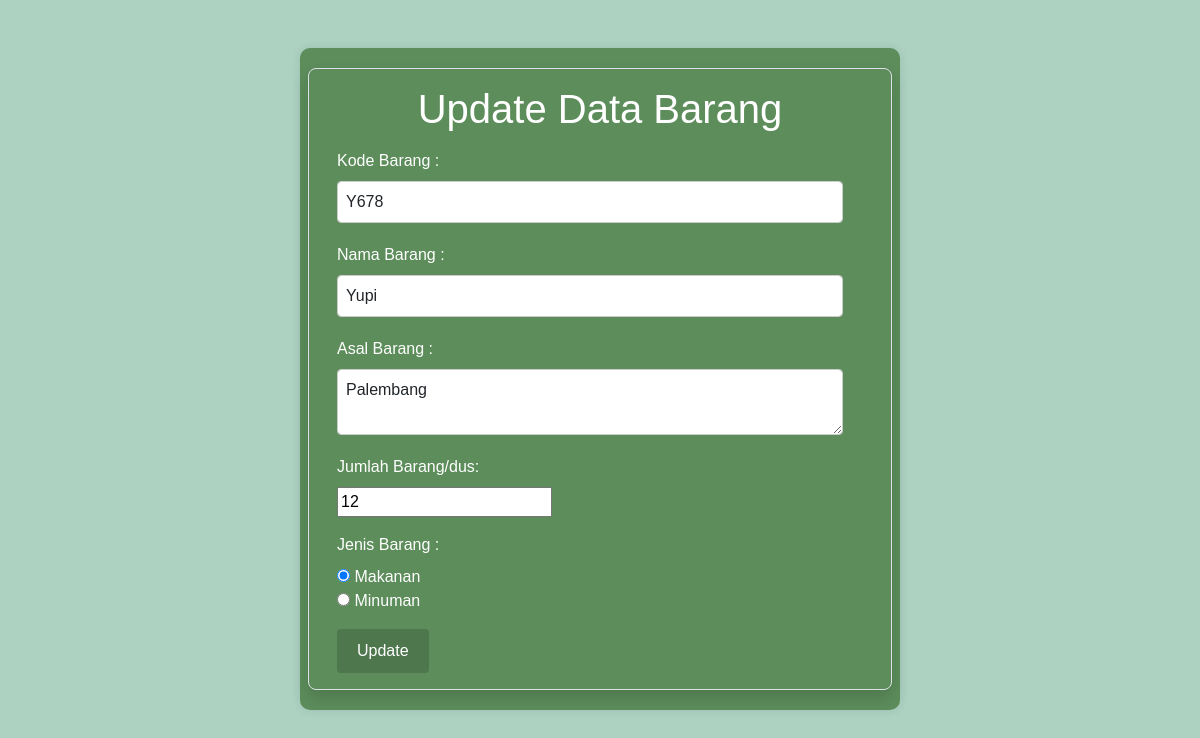
The app's page /ubah.php?id=18 with its own data.
### tables this page shows
CREATE TABLE `barang` (
  `id` int(11) NOT NULL,
  `kode` varchar(50) NOT NULL,
  `nama` varchar(100) NOT NULL,
  `asal` varchar(100) NOT NULL,
  `jumlah` int(11) NOT NULL,
  `jenis` varchar(50) NOT NULL
);

### functions.php (called while the page is built, shortened)
<?php
$conn = mysqli_connect("localhost", "root", "", "barang");
function query($query) {
    global $conn;
    $result = mysqli_query($conn, $query);
    $rows = [];
    while ($row = mysqli_fetch_assoc($result)) {
        $rows[] = $row;
    }
    return $rows;
}
?>

### ubah.php (the view, shortened to what this page needs)
<?php
require 'functions.php';
$id = $_GET["id"];
$barang = query("SELECT * FROM barang WHERE id = $id")[0];
?>
<!DOCTYPE html>
<html lang="en">
<head>
    <link href="https://cdn.jsdelivr.net/npm/bootstrap@5.3.2/dist/css/bootstrap.min.css" rel="stylesheet">
    <link rel="stylesheet" href="style/ubah.css">
</head>
<body>
    <div class="container d-flex justify-content-center align-items-center mt-5">
        <div class="row border rounded-3 p-3 shadow box-area">
            <h1 class="mb-3 text-white">Update Data Barang</h1>
            <form action="" method="post" enctype="multipart/form-data">
                <div class="mb-3">
                    <label class="form-label" for="kode"> Kode Barang : </label>
                    <input class="form-control " type="text" name="kode" id="kode" value="<?= $barang['kode']; ?>" required>
                </div>
                <div class="mb-3">
                    <label class="form-label" for="nama"> Nama Barang : </label>
                    <input class="form-control" type="text" name="nama" id="nama" value="<?= $barang['nama']; ?>" required>
                </div>
                <div class="mb-3">
                    <label class="form-label" for="asal"> Asal Barang : </label>
                    <textarea class="form-control" type="text" name="asal" id="asal" required><?= $barang['asal']; ?></textarea>
                </div>
                <div class="mb-3">
                    <label class="form-label" for="jumlah">Jumlah Barang/dus: </label> <br>
                    <input type="number" name="jumlah" id="jumlah" value="<?= $barang['jumlah']; ?>" min="1" placeholder=" " required>
                </div>
                <div class="mb-3">
                    <label class="form-label" for="jenis"> Jenis Barang : </label> <br>
                    <input type="radio" name="jenis" id="jenis1" value="Makanan" <?= $barang['jenis'] == 'Makanan' ? 'checked' : ''; ?> required>
                    <label for="jenis1">Makanan</label> <br>
                    <input type="radio" name="jenis" id="jenis2" value="Minuman" <?= $barang['jenis'] == 'Minuman' ? 'checked' : ''; ?> required>
                    <label for="jenis2">Minuman</label>
                </div>
                <button type="submit" name="submit" class="btn btn-primary">Update</button>
            </form>
        </div>
    </div>
</body>
</html>

### style/ubah.css (style rules this page uses)
body { font-family: Arial, sans-serif; background-color: #ADD2C2; margin: 0; padding: 0; }
.container { max-width: 600px; margin: 50px auto; padding: 20px; background-color: #5C8D5B; border-radius: 10px; box-shadow: 0 0 10px rgba(0, 0, 0, 0.1); }
.form-control { width: calc(100% - 20px); padding: 8px; margin-bottom: 20px; border: 1px solid #ccc; border-radius: 4px; transition: border-color 0.3s ease-in-out; }
.btn { padding: 10px 20px; border: none; border-radius: 4px; cursor: pointer; background-color: #4e774e; color: #fff; transition: background-color 0.3s ease-in-out; }
h1 { margin-bottom: 20px; text-align: center; }
.box-area { background-color: #5C8D5B; color: #fff; }

### records on screen
barang: kode "Y678", nama "Yupi", asal "Palembang", jumlah "12", jenis "☑ Makanan", jenis "☐ Minuman"
